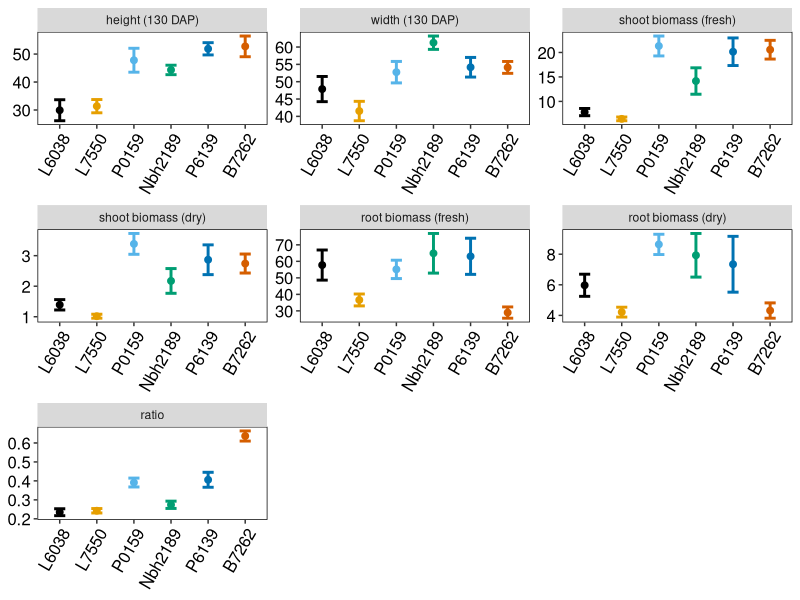
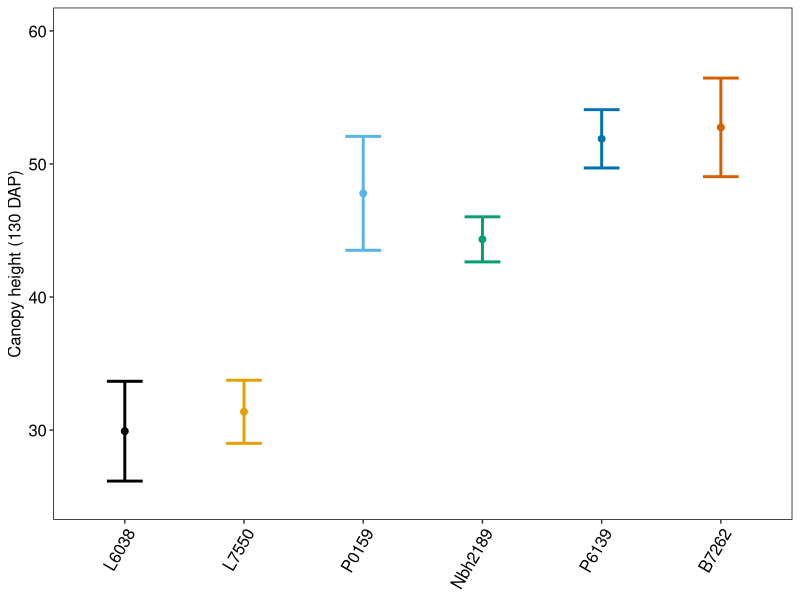
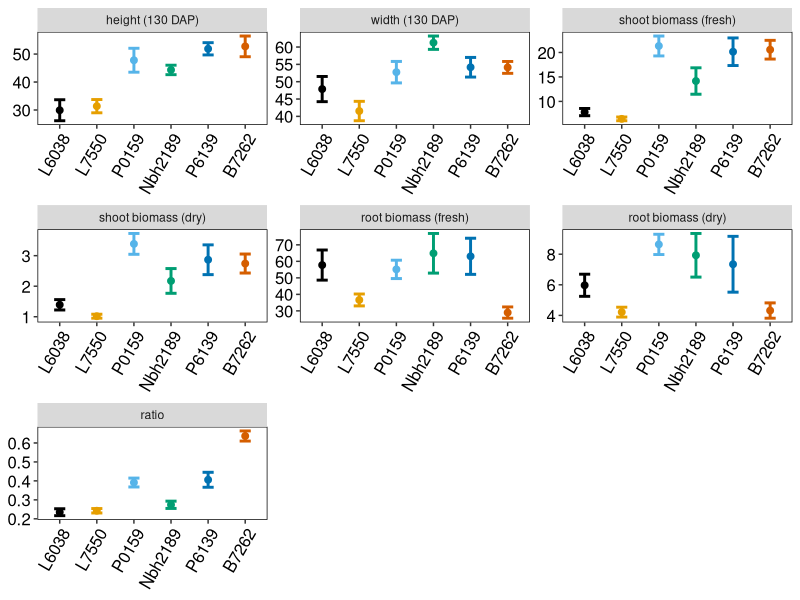
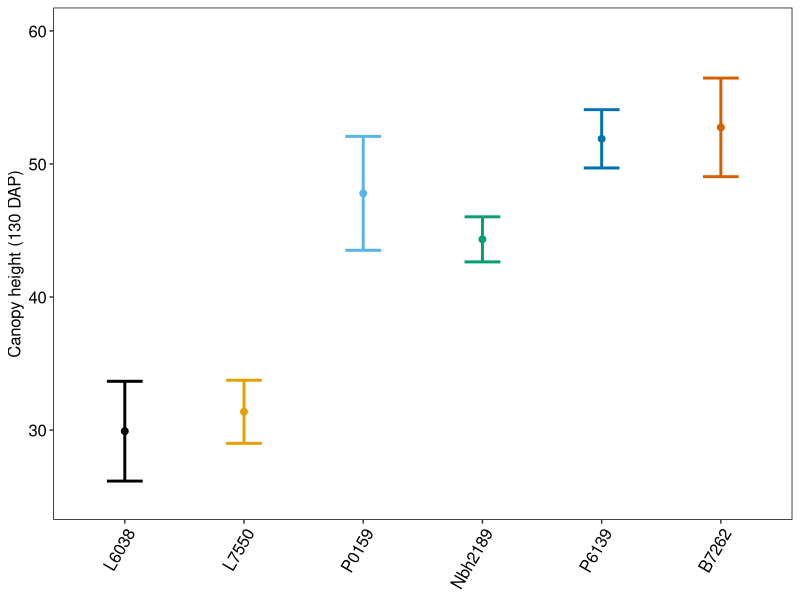

Reproduce these figures in R, in order.
# ------------------------------------------------------------------------------
#   Plot parental phenotypes (mean + 95% confidence interval)
#   S. Turner 
#   06 January 2017
# ------------------------------------------------------------------------------

# This script plots parental means and 95% confidence intervals 

library(plyr)
library(tidyr)
library(ggplot2)

setwd("~/GitHub/carrot-diallel/data/")

# ------------------------------------------------------------------------------
# read in parental data, subset, and calculate shoot:root ratio
# ------------------------------------------------------------------------------
pMeans <- read.csv("parentalData.csv", header = TRUE) 

# subset to exclude extra info (plot, root source, etc.)
pMeans <- pMeans[,c(2, 9:14)]

# calculate raito of shoot to root biomass 
# note: no ln(x) transformations in this data
pMeans$ratio <- pMeans$dlw/pMeans$drw 

# optional: 
# subset new data frames to plot A (sterile) and B (fertile) lines separately
bLines <- subset(pMeans, pedigree %in% c("L6038B", "L7550B", "P0159B", 
                                         "Nbh2189B", "P6139B", "B7262B"))
aLines <- subset(pMeans, !(pedigree %in% c("L6038B", "L7550B", "P0159B", 
                                           "Nbh2189B", "P6139B", "B7262B")))
# ------------------------------------------------------------------------------
# recode inbred line names to combine A and B lines
# ------------------------------------------------------------------------------
pMeans$pedigree <- revalue(pMeans$pedigree, c("B7262A" = "B7262", 
                                              "B7262B" = "B7262", 
                                              "L6038A" = "L6038",
                                              "L6038B" = "L6038", 
                                              "L7550A" = "L7550", 
                                              "L7550B" = "L7550",
                                              "Nbh2189B" = "Nbh2189", 
                                              "P.S.C. x P0159B" = "P0159",
                                              "P0159B" = "P0159", 
                                              "P6139A" = "P6139", 
                                              "P6139B" = "P6139",
                                              "S.C. x Nbh2189B" = "Nbh2189"))

# ------------------------------------------------------------------------------
# restructure data
# ------------------------------------------------------------------------------
# set factor levels for parental lines
pMeans$pedigree <- factor(pMeans$pedigree, levels = c("L6038", "L7550", "P0159", 
                                                      "Nbh2189", "P6139", "B7262"))

# extract trait names
traits <- names(pMeans[2:8]) # extract trait names 

# stack data by trait (long format)
pMeans2 <- gather(pMeans, -pedigree, key = "var", value = "value") 

# ------------------------------------------------------------------------------
# calculate mean and standard error of each trait for each parental line
# ------------------------------------------------------------------------------
pMeans3 <- aggregate(.~pedigree + var, data = pMeans2, 
                     FUN = function(x) c(mu = mean(x), 
                                         se = sd(x)/sqrt(length(x))))

# ------------------------------------------------------------------------------
# set formatting for plot
# ------------------------------------------------------------------------------
# format results as a dataframe 
pMeans4 <- do.call(data.frame, pMeans3) 

# set factor levels for plotting
pMeans4$var <- factor(pMeans4$var, levels = c("height", "width", "flw", "dlw",
                                              "frw", "drw", "ratio"))
# recode variables with pretty names
pMeans4$var <- revalue(pMeans4$var, c("height" = "height (130 DAP)", 
                                      "width" = "width (130 DAP)", 
                                      "flw" = "shoot biomass (fresh)", 
                                      "dlw" = "shoot biomass (dry)",
                                      "frw" = "root biomass (fresh)",
                                      "drw" = "root biomass (dry)"))

# ------------------------------------------------------------------------------
# plot parental means + 95% confidence interval
# ------------------------------------------------------------------------------
parents <- ggplot(pMeans4, aes(x = pedigree, y = value.mu, colour = pedigree)) +
  geom_errorbar(aes(ymin = value.mu-2*value.se, ymax = value.mu + 2*value.se), 
                width = 0.3, size = 1) +
  geom_point(size = 2) +
  scale_colour_manual(values = c("#000000", "#E69F00", "#56B4E9", "#009E73", 
                                 "#0072B2", "#D55E00", "#CC79A7")) +
  theme(panel.grid.major = element_blank(),
        panel.grid.minor = element_blank(),
        panel.border = element_rect(colour = "black", fill = NA),
        panel.background = element_blank(),
        axis.text = element_text(size = 12, colour = "black"),
        axis.text.x = element_text(angle = 60, hjust = 1),
        axis.title.x = element_blank(),
        axis.title.y = element_blank(),
        legend.position = "none") +
  facet_wrap(~ var, scales = "free", ncol = 3)

parents

dir.create("~/GitHub/carrot-diallel/results")
ggsave("~/GitHub/carrot-diallel/results/parental_means.eps", height = 8, width = 6, units = "in")

# ------------------------------------------------------------------------------
# plot height only (e.g. Fig 1 in Turner et al.)
# ------------------------------------------------------------------------------
ht <- subset(pMeans4, var == "height (130 DAP)")

ggplot(ht, aes(x = pedigree, y = value.mu, colour = pedigree)) +
  geom_errorbar(aes(ymin = value.mu-2*value.se, ymax = value.mu+2*value.se), 
                width = 0.3, size = 1) +
  ylab("Canopy height (130 DAP)") + ylim(c(25,60)) +
  geom_point(size = 2) +
  #scale_y_continuous(limits = c(25, 70)) + 
  scale_colour_manual(values = c("#000000", "#E69F00", "#56B4E9", "#009E73", 
                                 "#0072B2", "#D55E00", "#CC79A7")) +
  theme(panel.grid.major = element_blank(),
        panel.grid.minor = element_blank(),
        panel.border = element_rect(colour = "black", fill = NA),
        panel.background = element_blank(),
        axis.text = element_text(size = 12, colour = "black"),
        axis.text.x = element_text(angle = 60, hjust = 1),
        axis.title = element_text(size = 12, colour = "black"),
        axis.title.x = element_blank(),
        legend.position = "none")

# export plot as .eps file
ggsave("~/GitHub/carrot-diallel/results/parental_means_ht.eps", 
       height = 84, width = 84, units = "mm")

